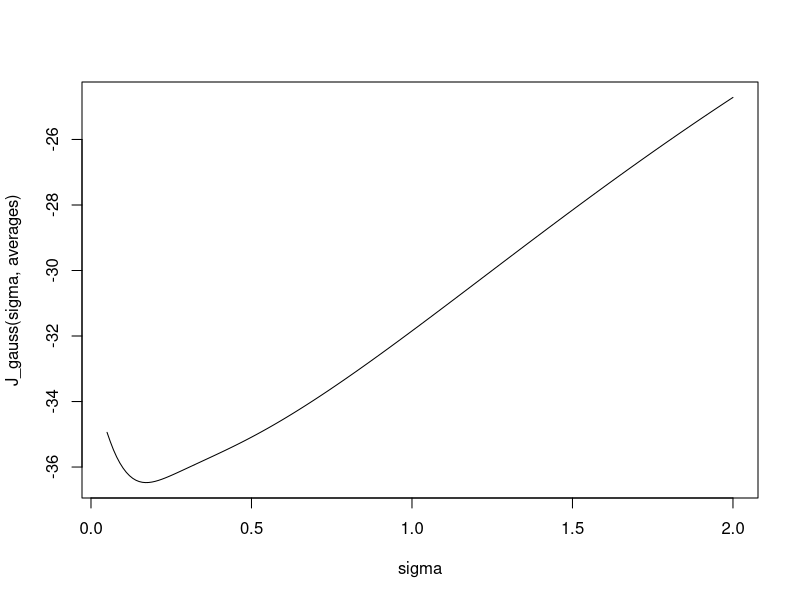
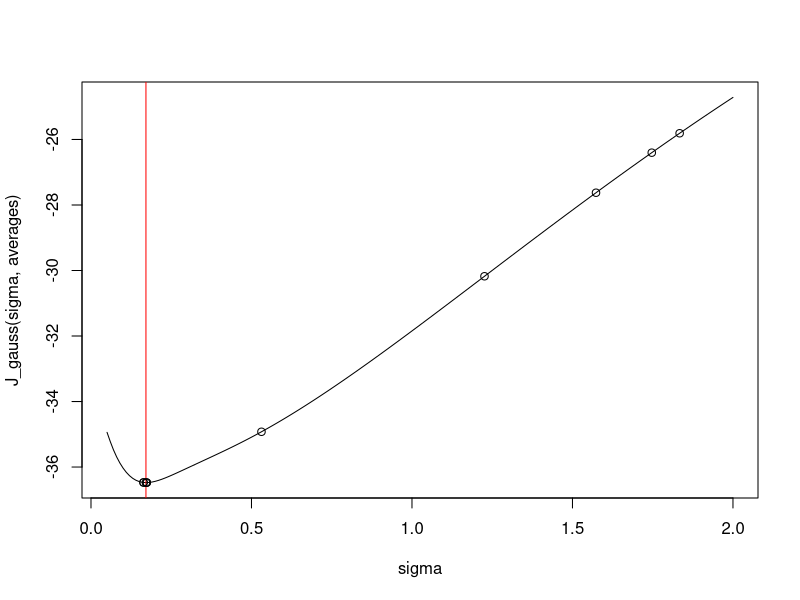
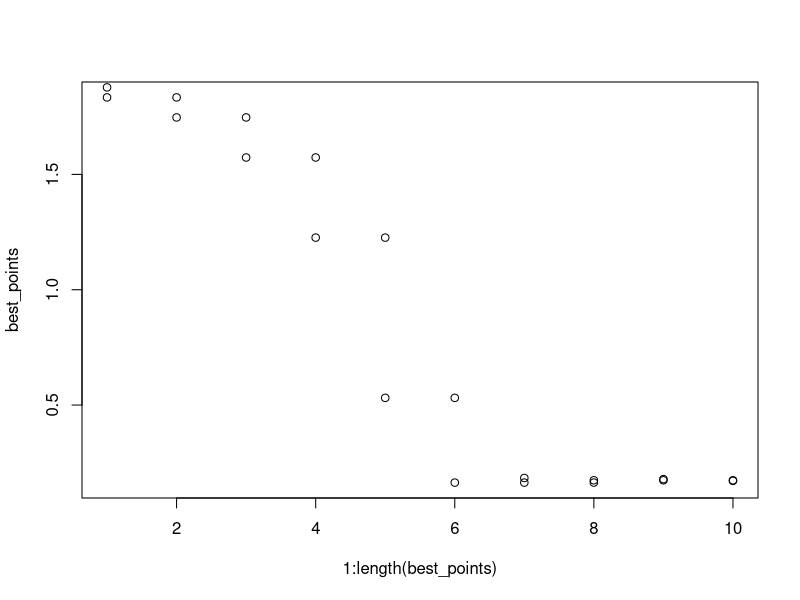

R code for these plots, in order:
## ---- chunk 1
set.seed(42)
## ---- chunk 2
# gaussian kernel
k_gauss <- function(x, x_prime, sigma=1) {
    dnorm(x, mean=x_prime, sd=sigma)
}

# error function J
J_gauss <- function(sigma, X) {
    n <- length(X)
    first_term <- 0
    for (i in 1:n) {
        for (j in 1:n) {
            first_term <- first_term + k_gauss(X[i], X[j], sqrt(2)*sigma)
        }
    }
    first_term <- first_term * (1 / n^2)
    second_term <- 0
    for (i in 1:n) {
        inner <- 0
        for (j in 1:n) {
            if (j != i) {
                second_term <- second_term + k_gauss(X[j], X[i], sigma)
            }
        }
        second_term <- second_term + (1 / (n - 1)) * inner
    }
    second_term <- second_term * (2 / n)
    return(first_term - second_term)
}
## ---- chunk 3
# load dataset
scores <- data.matrix(read.csv('./data/score.csv'))
averages <- rowMeans(scores) / 10
averages[0:10]
## ---- chunk 4
sigma <- seq(0.05, 2, 0.01)
plot(sigma, J_gauss(sigma, averages), type="l")
## ---- chunk 5
my_loss <- function(sigma) {
    J_gauss(sigma, averages)
}

nm_gauss_kde <- function(par=c(0.05, 2), fn = my_loss, return_points=FALSE) {
    # parameters
    alpha <- 1
    gamma <- 2
    rho <- 0.5
    sigma <- 0.5
    
    # termination criteria
    max_term <- 100
    sd_threshold <- 0.001
    
    dim <- 2
    points <- runif(dim, min=par[1], max=par[2])
    
    point_mat <- NA
    
    iter <- 1
    while(sd(points) >= sd_threshold & iter <= max_term) {
        # Order points
        points <- points[order(fn(points))]
        if (return_points) {
            if (iter == 1) {
                point_mat <- matrix(points, nrow=1, ncol=dim)
            } else {
                point_mat <- rbind(point_mat, matrix(points, nrow=1, ncol=dim))
            }
        }
        
        # Compute centroid - this is merely the first point (2 points only)
        centroid <- points[1:dim-1] / (dim-1)
        
        # Reflect about centroid
        reflected_point <- centroid +  alpha * (centroid - points[dim])
        if (reflected_point < 0) {
            reflected_point <- -1 * reflected_point
        }
        val_r <- fn(reflected_point)
        # don't need to check reflected
        # criteria; if better than x_n but not better than x_1; isn't possible
        # since x_1 = x_n here
        
        # Expand step
        if (val_r < fn(points[1])) {
            expanded <- centroid + gamma * (reflected_point - centroid)
            if (expanded < 0) {
                expanded <- -1*expanded
            }
            if (fn(expanded) < val_r) {
                points[dim] <- expanded
            } else {
                points[dim] <- reflected_point
            }
        } else {
            contracted <- centroid + rho * (reflected_point - centroid)
            if (contracted < 0) {
                contracted <- -1*contracted
            }
            if (fn(contracted) < fn(points[dim])) {
                # contract
                points[dim] <- contracted
            } else {
                # shrink
                points <- points[1] + sigma * (points - points[1])
            }
        }
        # next iteration
        iter <- iter + 1
    }
    if (return_points) {
        return(point_mat)
    }
    return(points[1])
}
## ---- chunk 6
points <- nm_gauss_kde(return_points = TRUE)
best_points <- points[,1]
plot(sigma, J_gauss(sigma, averages), type="l")
abline(v=points[length(best_points),1], col="red")
points(best_points, J_gauss(best_points, averages))
## ---- chunk 7
plot(1:length(best_points), best_points)
points(1:length(best_points), points[,2])
